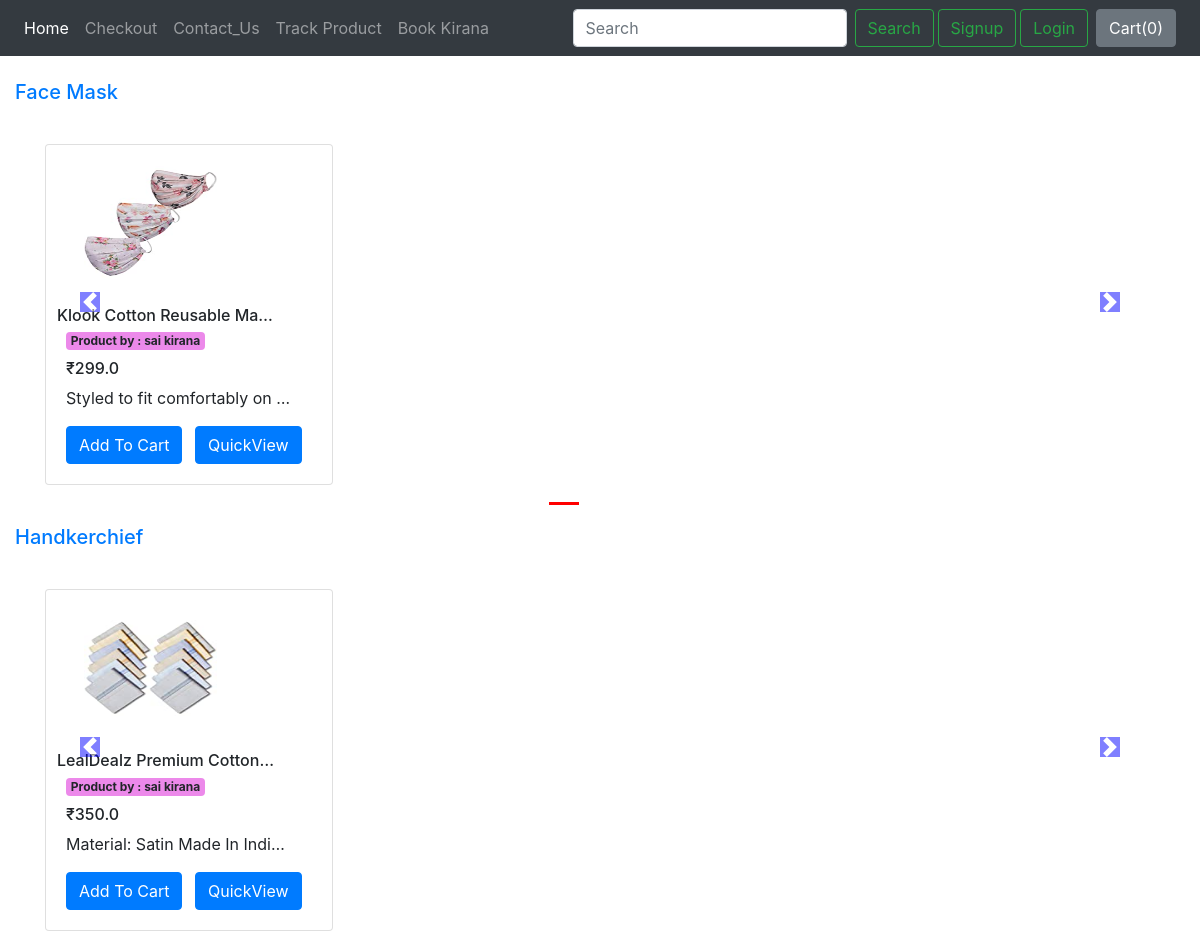
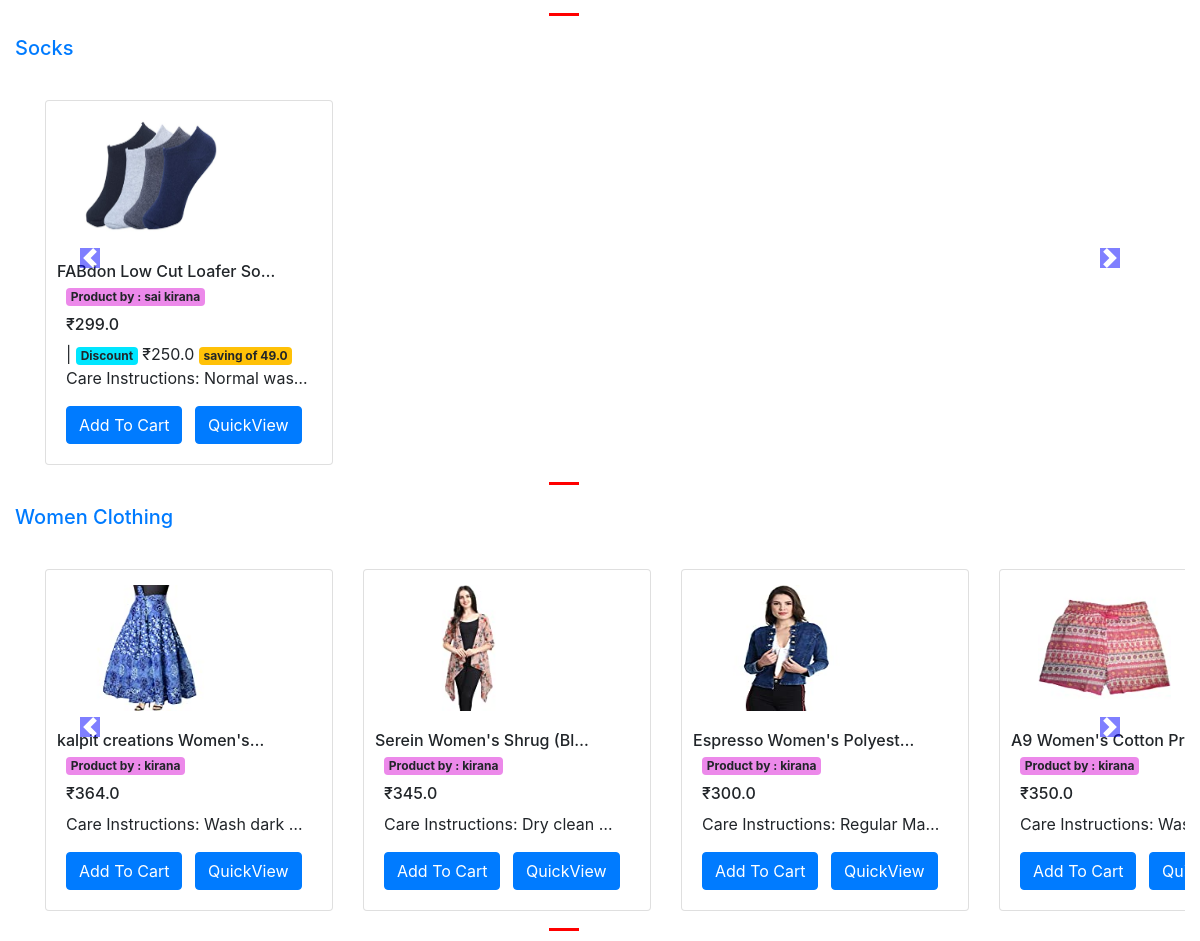
Screenshot of /customer/ with the database file from the repository (2 pictures, top to bottom).
### store/models.py (models this page shows, shortened)
class Product(models.Model):
    prod_id = models.IntegerField(primary_key=True)
    owner = models.ForeignKey(User, on_delete=models.CASCADE, null=True)
    ownerprod = models.ForeignKey(Merchentdb, on_delete=models.CASCADE, null=True)
    prod_category = models.CharField(max_length=500, default='')
    prod_subcategory = models.CharField(max_length=500, default='')
    prod_name = models.CharField(max_length=500, default='', unique=True)
    prod_desc = models.CharField(max_length=5000, default='')
    prod_price = models.FloatField()
    discount_price = models.FloatField(blank=True, null=True)
    image = models.ImageField(upload_to='IMAGES/', editable=True)
    date = models.DateField(editable=True, default=now)
    prod_status = models.CharField(max_length=5000, default='added')
    def get_amount_saving(self):
        return self.prod_price - self.discount_price

class Merchentdb(models.Model):
    merch_id = models.IntegerField(primary_key=True)
    merch_reggno = models.CharField(max_length=500, default='')
    merch_name = models.ForeignKey(User, on_delete=models.CASCADE)
    merch_shop = models.CharField(max_length=500, default='')
    merch_address = models.CharField(max_length=500, default='')
    merch_phone = models.CharField(max_length=500, default='')
    merch_city = models.CharField(max_length=500, default='')
    merch_state = models.CharField(max_length=500, default='')
    merch_zip = models.CharField(max_length=500, default='')
    timestamp = models.DateTimeField(default=now)
    def __str__(self):
        return self.merch_shop

### customer/views.py (the view)
# urls.py: path('',views.index,name='homePage'),
def index(request):
    allproducts = []
    prodcateg = Product.objects.values('prod_category', 'prod_id')
    cats = {item['prod_category'] for item in prodcateg}
    for cat in cats:
        prod = Product.objects.filter(prod_category=cat, prod_status='added')
        n = len(prodcateg)
        nslides = n // 4 + ceil((n / 4) - (n // 4))
        allproducts.append([prod, range(1, nslides), nslides])
    params = {'allproducts': allproducts}
    logger.warning("Product shows to customer(index())")
    return render(request, "customer/products.html", params)

### customer/templates/customer/products.html (shortened to what this page needs)
{% extends 'customer/layout.html'%}
{%block body%}
{%load%}
<div class="container">
    {%for product,range,nslides in allproducts%}
    <h5 class="my-4">
        <a href="/customer/category/{{product.0.prod_category}}">{{product.0.prod_category}}</a></h5>
    <div class="row">
        <div id="demo{{forloop.counter}}" class="col carousel slide my-3 responsive" data-ride="carousel">
            <ul class="carousel-indicators">
                <li data-target="#demo{{forloop.counter}}" data-slide-to="0" class="active"></li>
                {% for i in range%}
                <li data-target="#demo{{forloop.parentloopcounter}}" data-slide-to="{{i}]" ></li>
        {%endfor%}
        </ul>
    <div class="container carousel-inner padding-auto">
      <div class="carousel-item active">
          {%for i in product%}
      <div class="col-xs-3 col-sm-3 col-md-3">
        <div class="card" style="width: 18rem;">
           <img src="/MEDIA/{{i.image}}" class="card-img-top" alt="...">
                    <div class="card-body">
                        <h6 class="card-title " id="namepr{{i.prod_id}}">{{i.prod_name|truncatechars:25}}</h6>
                        <label><span class="badge" style="background-color: hsl(301, 72%, 73%);">Product by : {{i.ownerprod}}</span></label>
                        {%if i.discount_price%}
                        <h6 class="card-text">₹<span>{{i.prod_price}}</span></h6>
                        | <h8 class="card-text"><a class="badge" style="background-color:hsl(186, 100%, 50%);"> Discount</a> ₹<span id="pricepr{{i.prod_id}}">{{i.discount_price}}</span> <span class="badge badge-warning"> saving of {{i.get_amount_saving}}</span></span></h8>
                        {%else%}
                        <h6 class="card-text">₹<span id="pricepr{{i.prod_id}}">{{i.prod_price}}</h6>
                        {%endif%}
                        <p class="card-text">{{i.prod_desc|truncatechars:30}}</p>
                        <span id="divpr{{i.prod_id}}" class="divpr">
                            <button id="pr{{i.prod_id}}" class="btn btn-primary cart ">Add To Cart</button>
                        </span>
                        <a href="/customer/productview/{{i.prod_id}}">
                            <button id="qv{{i.id}}" class="btn btn-primary cart mx-2">QuickView</button></a>
                    </div>
        </div>
    </div>
    {%if forloop.counter|divisibleby:4 and forloop.counter > 0 and not forloop.last%}
</div>
<div class="carousel-item">
    {%endif%}
    {%endfor%}
</div>
</div>
</div>
<a type="hidden" class="carousel-control-prev" href="#demo{{forloop.counter}}" data-slide="prev">
    <span class="carousel-control-prev-icon"></span>
</a>
<a class="carousel-control-next" href="#demo{{forloop.counter}}" data-slide="next">
    <span class="carousel-control-next-icon"></span>
</a> </div>
{% endfor %}
</div>
{% endblock %}

### customer/templates/customer/layout.html (shortened to what this page needs)
<!doctype html>
<html lang="en">
<head>
    <link rel="stylesheet" href="https://stackpath.bootstrapcdn.com/bootstrap/4.2.1/css/bootstrap.min.css">
</head>
<body>
    <nav class="navbar navbar-expand-lg navbar-dark bg-dark">
        <div class="collapse navbar-collapse" id="navbarSupportedContent">
            <ul class="navbar-nav mr-auto">
                <li class="nav-item active">
                    <a class="nav-link" href="/customer">Home <span class="sr-only">(current)</span></a>
                </li>
                <li class="nav-item">
                    <a class="nav-link" href="/customer/checkout">Checkout</a>
                </li>
                <li class="nav-item">
                    <a class="nav-link" href="/customer/contact">Contact_Us</a>
                </li>
                <li class="nav-item">
                    <a class="nav-link" href="/customer/tracker">Track Product</a>
                </li>
                <li class="nav-item">
                    <a class="nav-link" href="/customer/kirana">Book Kirana</a>
                </li>
            </ul>
            <form class="form-inline my-2 my-lg-0">
                <input class="form-control mr-sm-2" type="search" placeholder="Search" aria-label="Search">
                <button class="btn btn-outline-success my-2 my-sm-0" type="submit">Search</button>
            </form>
            <ul class="navbar-nav mr-ml-auto">
                {% if user.is_authenticated %}
                <li class="nav-item dropdown">
                    <a class="nav-link dropdown-toggle" href="#" id="navbarDropdown" role="button" data-toggle="dropdown" aria-haspopup="true" aria-expanded="false">
                        {{request.user}} Welcome
                    </a>
                    <div class="dropdown-menu" aria-labelledby="navbarDropdown">
                        <a class="dropdown-item" href="/customer/custlogout/">Logout</a>
                    </div>
                </li>
            </ul>
            {%else%}
            <button type="button" class="btn btn-outline-success my-2 mx-1 my-sm-0" data-toggle="modal" data-target="#signupcustLong">
                Signup
            </button>
            <button type="button" class="btn btn-outline-success " data-toggle="modal" data-target="#logincustLong">
                Login
            </button>
            {% endif %}
        </div>
        <button type="button" class="btn btn-secondary mx-2" id="popcart" data-html="true" data-container="body" data-toggle="popover" data-placement="bottom" data-content="Vivamus
sagittis lacus vel augue laoreet rutrum faucibus.">
            Cart(<span id="cart">0</span>)
        </button>
    </nav>
    {%block body%}
    {%endblock%}
</body>
</html>

### customer/templates/customer/products.html (style rules this page uses)
.carousel-inner { position: auto; width: 100%; overflow: auto; }
.carousel-item-next, .carousel-item-prev, .carousel-item.active { display: flex; }
@media (min-width: 768px) { .col-md-3 { flex: 0 0 25%; max-width: 30%; } }
@media (min-width: 1200px) { .container { max-width: 1315px; } }
.carousel-indicators .active { background-color: red; }
.col-md-3 img { max-width: 171px; height: 141px; padding-left: 38px; padding-top: 15px; }
.carousel-control-prev, .carousel-control-next { top: auto; bottom: auto; padding-top: 164px; }
body .carousel-indicators { bottom: -46px; }
body .carousel-control-prev-icon, body .carousel-control-next-icon { background-color: blue; }
.card-title { margin-bottom: 2px; margin-left: -9px; }

### rows the page displays
Product: prod_category "Face Mask", image (picture), prod_name "Klook Cotton Reusable Ma…", ownerprod "sai kirana", prod_price "299.0", prod_desc "Styled to fit comfortably on …"
Product: prod_category "Handkerchief", image (picture), prod_name "LealDealz Premium Cotton…", ownerprod "sai kirana", prod_price "350.0", prod_desc "Material: Satin Made In Indi…"
Product: prod_category "Socks", image (picture), prod_name "FABdon Low Cut Loafer So…", ownerprod "sai kirana", prod_price "299.0", discount_price "250.0", get_amount_saving "49.0", prod_desc "Care Instructions: Normal was…"
Product: prod_category "Women Clothing", image (picture), prod_name "kalpit creations Women's…", ownerprod "kirana", prod_price "364.0", prod_desc "Care Instructions: Wash dark …"
Product: image (picture), prod_name "Serein Women's Shrug (Bl…", ownerprod "kirana", prod_price "345.0", prod_desc "Care Instructions: Dry clean …"
Product: image (picture), prod_name "Espresso Women's Polyest…", ownerprod "kirana", prod_price "300.0", prod_desc "Care Instructions: Regular Ma…"
Product: image (picture), prod_name "A9 Women's Cotton…", ownerprod "kirana", prod_price "350.0", prod_desc "Care Instructions:…"
